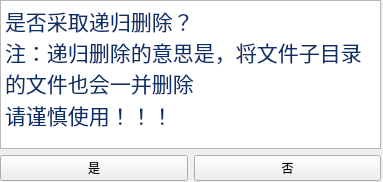
<?xml version="1.0" encoding="UTF-8"?>
<ui version="4.0">
 <class>Form</class>
 <widget class="QWidget" name="Form">
  <property name="geometry">
   <rect>
    <x>0</x>
    <y>0</y>
    <width>383</width>
    <height>182</height>
   </rect>
  </property>
  <property name="windowTitle">
   <string>Form</string>
  </property>
  <widget class="QWidget" name="verticalLayoutWidget">
   <property name="geometry">
    <rect>
     <x>0</x>
     <y>0</y>
     <width>381</width>
     <height>181</height>
    </rect>
   </property>
   <layout class="QVBoxLayout" name="verticalLayout">
    <item alignment="Qt::AlignVCenter">
     <widget class="QTextBrowser" name="textBrowser">
      <property name="html">
       <string>&lt;!DOCTYPE HTML PUBLIC &quot;-//W3C//DTD HTML 4.0//EN&quot; &quot;http://www.w3.org/TR/REC-html40/strict.dtd&quot;&gt;
&lt;html&gt;&lt;head&gt;&lt;meta name=&quot;qrichtext&quot; content=&quot;1&quot; /&gt;&lt;style type=&quot;text/css&quot;&gt;
p, li { white-space: pre-wrap; }
&lt;/style&gt;&lt;/head&gt;&lt;body style=&quot; font-family:'SimSun'; font-size:9pt; font-weight:400; font-style:normal;&quot;&gt;
&lt;p style=&quot; margin-top:0px; margin-bottom:0px; margin-left:0px; margin-right:0px; -qt-block-indent:0; text-indent:0px;&quot;&gt;&lt;span style=&quot; font-family:'Ubuntu Mono derivative Powerline','Consolas','Courier New','monospace'; font-size:16pt; color:#0a3069;&quot;&gt;是否采取递归删除？&lt;/span&gt;&lt;/p&gt;
&lt;p style=&quot; margin-top:0px; margin-bottom:0px; margin-left:0px; margin-right:0px; -qt-block-indent:0; text-indent:0px; line-height:24px; background-color:#ffffff;&quot;&gt;&lt;span style=&quot; font-family:'Ubuntu Mono derivative Powerline','Consolas','Courier New','monospace'; font-size:16pt; color:#0a3069;&quot;&gt;注：递归删除的意思是，将文件子目录的文件也会一并删除&lt;/span&gt;&lt;/p&gt;
&lt;p style=&quot; margin-top:0px; margin-bottom:0px; margin-left:0px; margin-right:0px; -qt-block-indent:0; text-indent:0px; line-height:24px; background-color:#ffffff;&quot;&gt;&lt;span style=&quot; font-family:'Ubuntu Mono derivative Powerline','Consolas','Courier New','monospace'; font-size:16pt; color:#0a3069;&quot;&gt;请谨慎使用！！！&lt;/span&gt;&lt;/p&gt;&lt;/body&gt;&lt;/html&gt;</string>
      </property>
     </widget>
    </item>
    <item>
     <layout class="QHBoxLayout" name="horizontalLayout">
      <item>
       <widget class="QPushButton" name="pushButton">
        <property name="text">
         <string>是</string>
        </property>
       </widget>
      </item>
      <item>
       <widget class="QPushButton" name="pushButton_2">
        <property name="text">
         <string>否</string>
        </property>
       </widget>
      </item>
     </layout>
    </item>
   </layout>
  </widget>
 </widget>
 <resources/>
 <connections/>
</ui>
